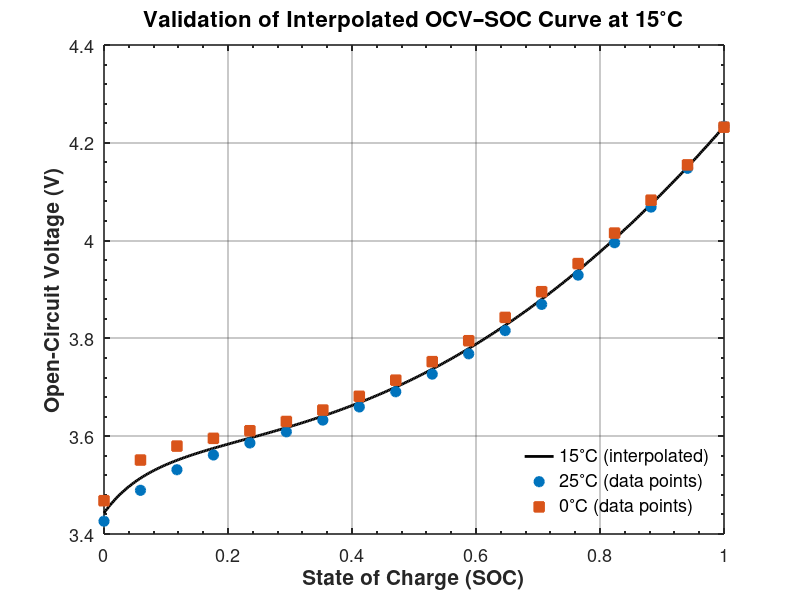

Write MATLAB code to recreate this figure.
%% =========================================================
%  Validation of interpolated OCV–SOC curve at 15°C
%% =========================================================

clear; clc;

%% ---------------- SOC grids ------------------------------
SOC_dense = linspace(0, 1, 400);     % smooth curve
SOC_pts   = linspace(0, 1, 18);      % discrete data points

%% ---------------- OCV parameters -------------------------
% 25°C
p25 = [ 3.679,  -0.1101, -0.2528, -6.829,  0.9386];

% 0°C
p0  = [-0.1199, -20.73,   3.588,  -0.01793, 0.7077];

OCV_fun = @(p, soc) ...
    p(1)*exp(p(2)*soc) + ...
    p(3)*exp(p(4)*soc) + ...
    p(5)*soc.^2;

%% ---------------- OCV at data temperatures ----------------
OCV_25_pts = OCV_fun(p25, SOC_pts);
OCV_0_pts  = OCV_fun(p0 , SOC_pts);

OCV_25_dense = OCV_fun(p25, SOC_dense);
OCV_0_dense  = OCV_fun(p0 , SOC_dense);

%% ---------------- Interpolation in temperature ------------
T_known = [0, 25];
T_tar   = 15;

OCV_15 = zeros(size(SOC_dense));

for i = 1:length(SOC_dense)
    OCV_i = [OCV_0_dense(i), OCV_25_dense(i)];
    OCV_15(i) = interp1(T_known, OCV_i, T_tar, 'pchip');
end

%% ---------------- Create figure ---------------------------
hFig = figure('Color','w', 'Position',[300 200 760 540]);
hold on; box on; grid on;

%% ---------------- Plot interpolated curve -----------------
h15 = plot(SOC_dense, OCV_15, ...
    'LineWidth', 2, ...
    'Color', [0 0 0]);   % elegant green

%% ---------------- Plot data points ------------------------
h25 = plot(SOC_pts, OCV_25_pts, 'o', ...
    'MarkerSize', 7, ...
    'LineWidth', 1.3, ...
    'MarkerEdgeColor', [0.00 0.45 0.74], ...
    'MarkerFaceColor', [0.00 0.45 0.74]);

h0 = plot(SOC_pts, OCV_0_pts, 's', ...
    'MarkerSize', 7, ...
    'LineWidth', 1.3, ...
    'MarkerEdgeColor', [0.85 0.33 0.10], ...
    'MarkerFaceColor', [0.85 0.33 0.10]);

%% ---------------- Axes formatting -------------------------
set(gca, ...
    'FontSize', 13, ...
    'LineWidth', 1.1, ...
    'GridAlpha', 0.25, ...
    'XMinorTick','on', ...
    'YMinorTick','on');

xlabel('State of Charge (SOC)', 'FontSize', 15, 'FontWeight','bold');
ylabel('Open-Circuit Voltage (V)', 'FontSize', 15, 'FontWeight','bold');

xlim([0 1])

%% ---------------- Legend ---------------------------------
hLeg = legend([h15 h25 h0], ...
    {'15^{\circ}C (interpolated)', ...
     '25^{\circ}C (data points)', ...
     '0^{\circ}C (data points)'}, ...
    'Location','southeast');

set(hLeg, 'FontSize', 13, 'Box','off');

%% ---------------- Title ----------------------------------
title('Validation of Interpolated OCV–SOC Curve at 15^{\circ}C', ...
    'FontSize', 16, 'FontWeight','bold');
